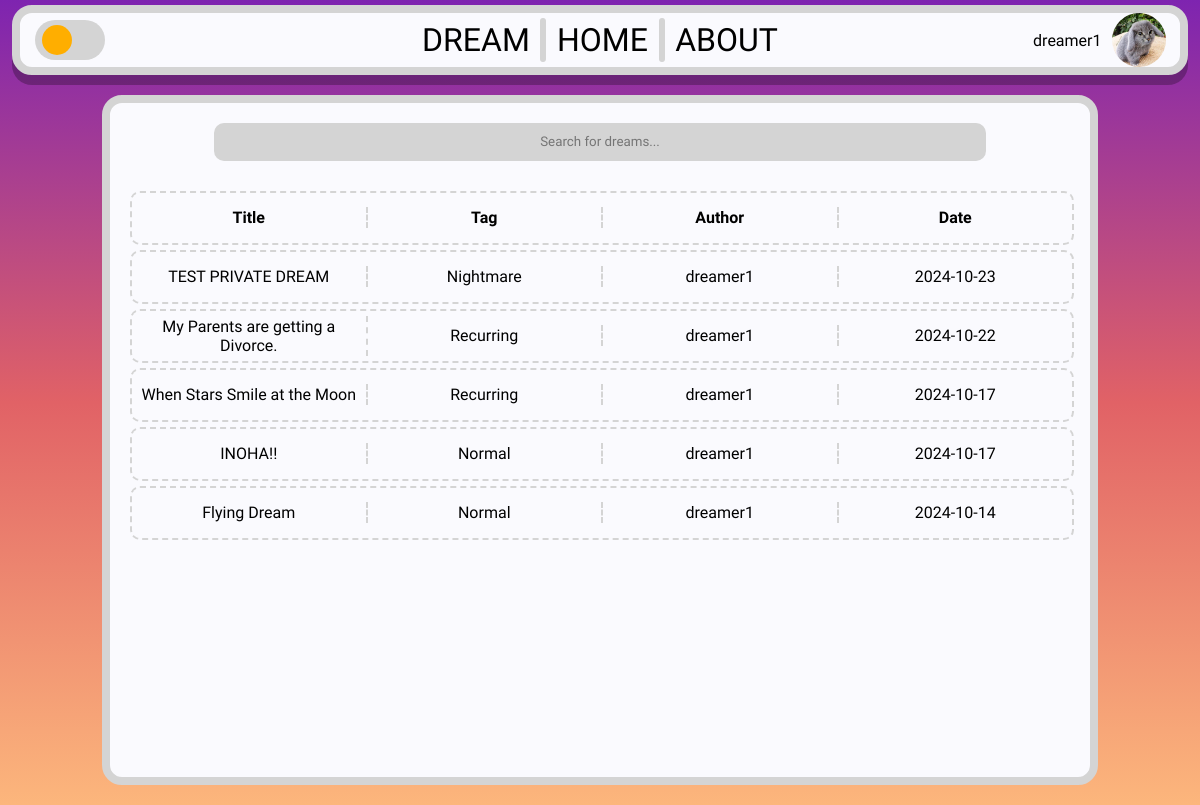
The page / (signed in) on the database its author committed.
### tables this page shows
CREATE TABLE users (
        user_id TEXT PRIMARY KEY,
        username TEXT NOT NULL UNIQUE,
        hash TEXT NOT NULL,
        email TEXT,
        admin BOOLEAN DEFAULT FALSE
    , verified bool);

CREATE TABLE dreams (
        dream_id TEXT PRIMARY KEY,
        content TEXT,
        title TEXT,
        description TEXT,
        author_id TEXT,
        tag TEXT,
        upload_date DATE NOT NULL,
        likes INTEGER DEFAULT 0, private BOOL,
        FOREIGN KEY (author_id) REFERENCES users(user_id)
    );

### app.py (the view)
@app.route("/")
def dreambrowse():
    username, user_id = get_session_info()
    profile_pic = get_profile_picture(user_id)
    author_id_to_name = {}
    with db:
        if username:
            cursor.execute(
                "SELECT * FROM dreams WHERE private = 0 OR author_id = ? ORDER BY upload_date DESC;",
                (user_id,),
            )
        else:
            cursor.execute(
                "SELECT * FROM dreams WHERE private = 0 ORDER BY upload_date DESC;"
            )
        dreams = cursor.fetchall()
        author_ids = set()
        for dream in dreams:
            author_ids.add(dream[4])
        for author_id in author_ids:
            cursor.execute("SELECT username FROM users WHERE user_id = ?", (author_id,))
            author_id_to_name[author_id] = cursor.fetchone()[0]
    return render_template(
        "dream_browser.html",
        dreams=dreams,
        author_id_to_name=author_id_to_name,
        username=username,
        user_id=user_id,
        profile_pic=profile_pic,
    )

### app.py (called while the page is built)
def get_profile_picture(user_id):
    if user_id is None:
        return None
    exts = ["png", "jpg", "jpeg", "gif", "webp", "jfif"]
    for ext in exts:
        if os.path.exists(f"{user_id}.{ext}"):
            return f"{user_id}.{ext}"
    return "default.jpg"

def get_session_info():
    if "username" in session:
        username = session.get("username")
        user_id = session.get("user_id")
    else:
        username = None
        user_id = None
    return username, user_id

### templates/dream_browser.html (shortened to what this page needs)
<!DOCTYPE html>
<html lang="en">
<head>
    <link rel="stylesheet" href="{{ url_for('static', filename='css/dream_browser.css') }}">
    <link rel="stylesheet" href="{{ url_for('static', filename='css/base.css') }}">
</head>
<body>
    <div class="header-container">
        <div class="header-left">
            <label class="switch" id="dark-mode-switch">
                <span class="slider round"></span>
            </label>
        </div>
        <div class="header-mid">
            <div class="header-buttons dreams-button">DREAM</div>
            <div class="vl" style="height: 80%;"></div>
            <div class="header-buttons home-button">HOME</div>
            <div class="vl" style="height: 80%;"></div>
            <div class="header-buttons about-button">ABOUT</div>
        </div>
        <div class="header-right">
            {% if username %}
            <span id="user-name">{{ username }}</span>
            <img src="{{ url_for('static', filename='images/profilephotos/' + profile_pic) }}" id="pfp">
            {% else %}
            <a href="{{ url_for('login') }}" class="header-buttons">LOGIN</a>
            {% endif %}
        </div>
    </div>
    <div class="browser">
        <input label="Search" type="text" class="search-bar" placeholder="Search for dreams...">
        <table class="dream-table">
            <tbody>
                <tr class="dream-row">
                    <th class="dream-heading">Title</th>
                    <th class="dream-heading">Tag</th>
                    <th class="dream-heading">Author</th>
                    <th class="dream-heading dream-date">Date</th>
                </tr>
                {% for dream in dreams %}
                <tr class="dream-row clickable-row" id="{{ dream[0] }}">
                    <td class="dream-cell dream-title">{{ dream[2] }}</td>
                    <td class="dream-cell dream-tag">{{ dream[5] }}</td>
                    <td class="dream-cell dream-author">{{ author_id_to_name[dream[4]] }}</td>
                    <td class="dream-cell dream-date">{{ dream[6] }}</td>
                </tr>
                {% endfor %}
            </tbody>
        </table>
    </div>
</body>
</html>

### static/css/dream_browser.css (style rules this page uses)
.browser { display: flex; flex-direction: column; align-items: center; justify-content: start; height: 100vh; width: 65vw; background-color: #FAFAFE; border: 8px solid #D4D4D4; border-radius: 20px; padding: 10px; margin: 20px; }
.search-bar { width: 80%; height: 40px; background-color: #D4D4D4; border: none; border-radius: 10px; text-align: center; margin: 10px; font-family: 'Krona One', sans-serif; }
.dream-table { width: 100%; height: 100%; display: flex; flex-direction: column; align-items: center; justify-content: start; overflow-y: scroll; overflow-x: hidden; border-radius: 10px; margin: 5px; padding: 10px; scrollbar-width: thin; }
tbody { width: 100%; height: 100%; }
.dream-row { width: 100%; height: 50px; display: flex; flex-direction: row; justify-content: space-between; align-items: center; text-align: center; border: 2px dashed #D4D4D4; border-radius: 10px; margin-top: 5px; }
.dream-cell, .dream-heading { flex: 1; border-right: 2px dashed #D4D4D4; }
.dream-heading { font-family: 'Krona One', sans-serif; font-size: 16px; }
.dream-date { border-right: none; }
.clickable-row { cursor: pointer; transition: transform 0.2s; }
@media screen and (max-width: 1200px) { .browser { width: 80vw; } }

### static/css/base.css (style rules this page uses)
html { height: 100%; width: 100%; }
body { width: 100%; height: 100%; margin: 0; padding: 0; background: rgb(126,36,176); background: -moz-linear-gradient(180deg, rgba(126,36,176,1) 0%, rgba(225,98,102,1) 50%, rgba(252,182,124,1) 100%); background: -webkit-linear-gradient(180deg, rgba(126,36,176,1) 0%, rgba(225,98,102,1) 50%, rgba(252,182,124,1) 100%); background: linear-gradient(180deg, rgba(126,36,176,1) 0%, rgba(225,98,102,1) 50%, rgba(252,182,124,1) 100%); background-repeat: no-repeat; background-attachment: fixed; background-size: cover; filter: progid:DXImageTransform.Microsoft.gradient(startColorstr="#7e24b0",endColorstr="#fcb67c",GradientType=1); font-family: 'Kumbh Sans', sans-serif; padding-top: 5px; display: flex; flex-direction: column; align-items: center; color: black; }
.header-container { display: flex; justify-content: center; align-items: center; background-color: #FAFAFE; border: #D4D4D4 8px solid; border-radius: 20px; width: 98%; height: 75px; font-family: 'Sulphur Point', sans-serif; box-shadow: 0px 10px 0px 0px rgba(0,0,0,0.26); -webkit-box-shadow: 0px 10px 0px 0px rgba(0,0,0,0.26); -moz-box-shadow: 0px 10px 0px 0px rgba(0,0,0,0.26); box-sizing: border-box; }
.vl { border-left: 6px solid #D4D4D4; border-radius: 20px; }
.header-left, .header-right, .header-mid { display: flex; justify-content: center; align-items: center; width: 32.5%; height: 100%; }
.header-mid { justify-content: space-evenly; }
.header-left { justify-content: start; }
.header-right { justify-content: end; }
.header-buttons { background-color: rgba(255, 255, 255, 0); padding: 8px; transition: 0.2s; font-weight: lighter; border-radius: 10px; font-size: 32px; }
#pfp { width: 54px; height: 54px; border-radius: 50%; margin-left: 10px; cursor: pointer; }
.switch { position: relative; display: inline-block; width: 70px; height: 40px; }
.slider { position: absolute; cursor: pointer; top: 0; left: 0; right: 0; bottom: 0; background-color: #D4D4D4; -webkit-transition: .4s; transition: .4s; }
.slider:before { position: absolute; content: ""; height: 30px; width: 30px; left: 7px; bottom: 5px; background-color: #FFAE00; -webkit-transition: .3s; transition: .3s; }
.slider.round { border-radius: 34px; }
.slider.round:before { border-radius: 50%; }

### rows shown on the page
users: username "dreamer1"
dreams: title "TEST PRIVATE DREAM", tag "Nightmare", upload_date "2024-10-23"
dreams: title "My Parents are getting a Divorce.", tag "Recurring", upload_date "2024-10-22"
dreams: title "When Stars Smile at the Moon", tag "Recurring", upload_date "2024-10-17"
dreams: title "INOHA!!", tag "Normal", upload_date "2024-10-17"
dreams: title "Flying Dream", tag "Normal", upload_date "2024-10-14"
